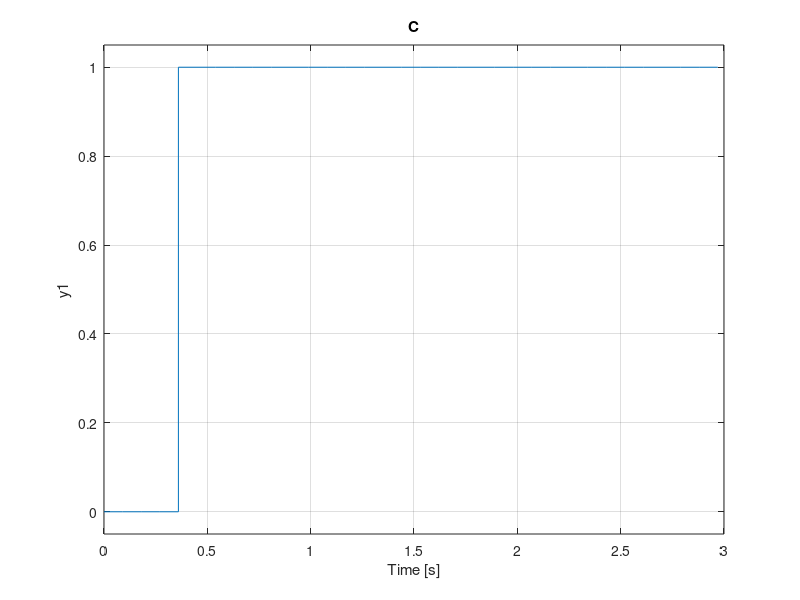

This figure's MATLAB source:
% Definir la planta
z = tf('z', 0.09);
Gz = z^-1 * (2.665*z^-1 + 1.203*z^-2 + 1.12*z^-3) / ...
    (1 - 1.626*z^-1 + 0.6629*z^-2 + 0.005682*z^-3);

% Orden del sistema
n = 4;

% Función de transferencia deseada (deadbeat)
Td = z^(-n);

% Calcular controlador
Cz = Td / (Gz * (1 - Td));

% Simplificar
Cz = minreal(Cz);
disp('Controlador Deadbeat:')
Cz

% Verificar lazo cerrado
T_cl = feedback(Cz*Gz, 1);
step(T_cl)
title("C");
